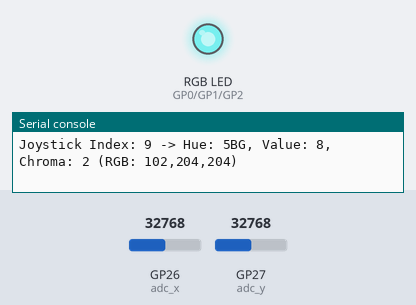
A program run on a simulated Raspberry Pi Pico running MicroPython. On the bench: an RGB LED mixed from three pins (HIGH = lit), the last lines printed to the serial console. Inputs (shaded band) come from the test bench; at power-on: GP26 (adc_x) = 32768, GP27 (adc_y) = 32768 (analog values on the 0–65535 scale). Dim RGB values are drawn brighter than linear.

Above: at 1.2 s.
1.3 s: GP26 (adc_x) set to 45874
At 1.8 s:
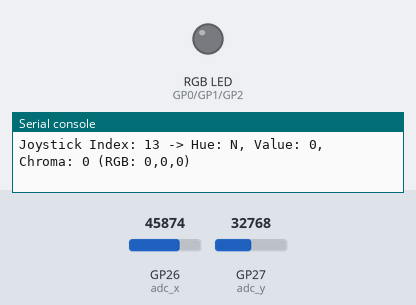
2.8 s: GP26 (adc_x) set to 19660
At 4.0 s:
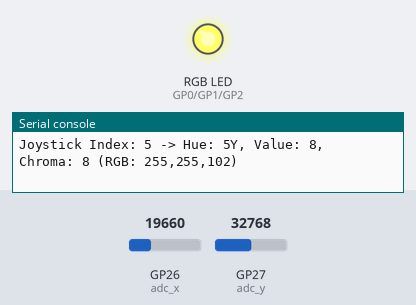
4.3 s: GP26 (adc_x) set to 7864
At 5.2 s:
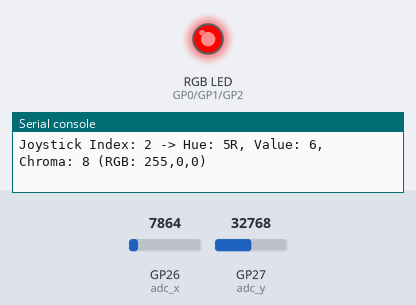
5.8 s: GP26 (adc_x) set to 0
At 6.5 s:
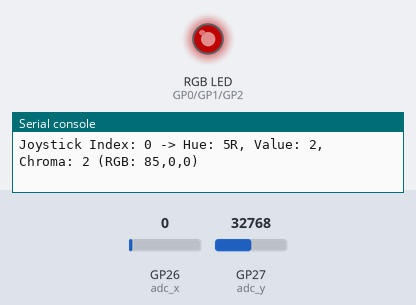
7.3 s: GP26 (adc_x) set to 57670
At 7.7 s:
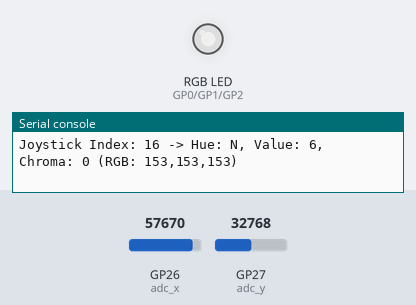
8.8 s: GP26 (adc_x) set to 32767
At 9.9 s:
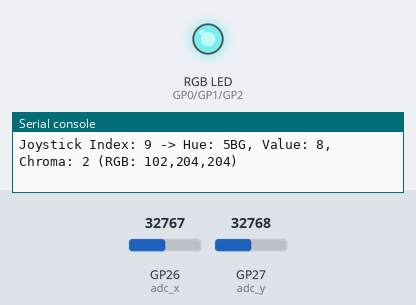
Timing chart, 0 to 11.3 s (numbered marks = the images above; inputs shaded):
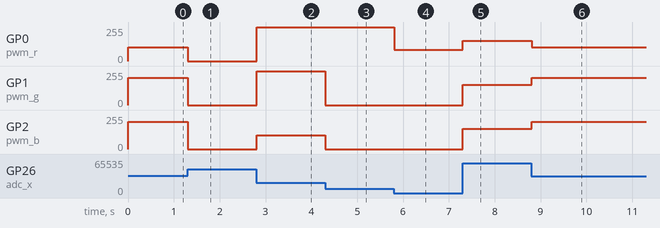

The program:

picoMunsellJoystick.py
```python
# This script demonstrates how to use a joystick to navigate a lookup table
# for the Munsell color model. The joystick's X and Y axes control which
# color is selected from the pre-computed table.

from machine import Pin, PWM, ADC
import time

# --- Hardware Setup ---
# For the RGB LED:
# Connect the RGB LED's Red pin to a GPIO pin (e.g., GP0).
# Connect the Green pin to another GPIO pin (e.g., GP1).
# Connect the Blue pin to a third GPIO pin (e.g., GP2).
# Use current-limiting resistors (e.g., 220 Ohm) on each pin.

# For the Joystick:
# Connect the Joystick's VRX pin to a Pico ADC pin (e.g., GP26).
# Connect the Joystick's VRY pin to another Pico ADC pin (e.g., GP27).
# Connect GND and VCC on the joystick to a GND and 3.3V pin on the Pico.

RED_PIN = 0
GREEN_PIN = 1
BLUE_PIN = 2
JOYSTICK_X_PIN = 26
JOYSTICK_Y_PIN = 27

pwm_r = PWM(Pin(RED_PIN))
pwm_g = PWM(Pin(GREEN_PIN))
pwm_b = PWM(Pin(BLUE_PIN))
pwm_r.freq(1000)
pwm_g.freq(1000)
pwm_b.freq(1000)

adc_x = ADC(Pin(JOYSTICK_X_PIN))
adc_y = ADC(Pin(JOYSTICK_Y_PIN))

def set_rgb_color(r, g, b):
    """
    Sets the RGB LED color using 8-bit values (0-255).
    """
    pwm_r.duty_u16(r * 257)
    pwm_g.duty_u16(g * 257)
    pwm_b.duty_u16(b * 257)

# --- Munsell Lookup Table ---
# This is a simplified lookup table. The full Munsell system is vast and
# requires specific conditions and a massive dataset. This table is for
# educational purposes and demonstrates how the three dimensions of the
# Munsell color space (Hue, Value, and Chroma) relate to RGB.
# Each entry is a tuple: (Munsell Hue, Munsell Value, Munsell Chroma, R, G, B)

# The data is sorted by Hue and then by a combined Value/Chroma for
# easier navigation with the joystick.
MUNSELL_LOOKUP_TABLE = [
    # Red Hues (R)
    ("5R", 2, 2, 85, 0, 0),
    ("5R", 4, 4, 153, 0, 0),
    ("5R", 6, 8, 255, 0, 0),
    ("5R", 8, 10, 255, 102, 102),

    # Yellow Hues (Y)
    ("5Y", 6, 6, 255, 255, 0),
    ("5Y", 8, 8, 255, 255, 102),
    ("5Y", 4, 4, 255, 128, 0),

    # Blue-Green Hues (BG)
    ("5BG", 4, 4, 0, 102, 102),
    ("5BG", 6, 6, 0, 153, 153),
    ("5BG", 8, 2, 102, 204, 204),

    # Purple-Blue Hues (PB)
    ("5PB", 4, 4, 51, 0, 153),
    ("5PB", 6, 6, 102, 0, 204),
    ("5PB", 8, 2, 178, 102, 255),

    # Neutral Scale (N)
    ("N", 0, 0, 0, 0, 0),
    ("N", 2, 0, 51, 51, 51),
    ("N", 4, 0, 102, 102, 102),
    ("N", 6, 0, 153, 153, 153),
    ("N", 8, 0, 204, 204, 204),
    ("N", 10, 0, 255, 255, 255),
]


def main():
    """
    The main function that reads joystick input and updates the LED color
    based on the Munsell lookup table.
    """
    num_colors = len(MUNSELL_LOOKUP_TABLE)

    print("Use the joystick to explore the Munsell color space.")

    while True:
        # Read the 16-bit values from the ADC pins. The Pico ADC is 12-bit
        # internally, but the read_u16() function returns a 16-bit value.
        x_val = adc_x.read_u16()
        y_val = adc_y.read_u16()

        # Map the joystick's X and Y values to an index in the lookup table.
        # We can use the X-axis for one dimension of the lookup table
        # and the Y-axis for another, or combine them to get a single index.
        # Here, we use a simple linear mapping.

        # Combine X and Y values to get a single index.
        # This mapping treats the table as a single 1D array.
        # The joystick range is approx. 0-65535.
        # We will use the X-axis for the main index.
        index = int((x_val / 65535) * num_colors)

        # Ensure the index is within the valid range of the list.
        index = max(0, min(index, num_colors - 1))

        # Look up the color from the table using the calculated index.
        hue, value, chroma, r, g, b = MUNSELL_LOOKUP_TABLE[index]

        # Set the LED to the new color.
        set_rgb_color(r, g, b)

        # Print the current color details to the console for feedback.
        print(f"Joystick Index: {index} -> Hue: {hue}, Value: {value}, Chroma: {chroma} (RGB: {r},{g},{b})")

        # Small delay to prevent the loop from running too fast.
        time.sleep(0.01)

if __name__ == "__main__":
    main()
```

Measured:
- after the input at 1.3 s, GP0 (pwm_r): 102/255 → 0/255 at once; GP1 (pwm_g), GP2 (pwm_b): 204/255 → 0/255 at once
- after the input at 2.8 s, GP0 (pwm_r), GP1 (pwm_g): 0/255 → 255/255 at once; GP2 (pwm_b): 0/255 → 102/255 at once
- after the input at 4.3 s, GP1 (pwm_g): 255/255 → 0/255 at once; GP2 (pwm_b): 102/255 → 0/255 at once
- after the input at 5.8 s, GP0 (pwm_r): 255/255 → 85/255 at once
- after the input at 7.3 s, GP0 (pwm_r): 85/255 → 153/255 at once; GP1 (pwm_g), GP2 (pwm_b): 0/255 → 153/255 at once
- after the input at 8.8 s, GP0 (pwm_r): 153/255 → 102/255 at once; GP1 (pwm_g), GP2 (pwm_b): 153/255 → 204/255 at once
